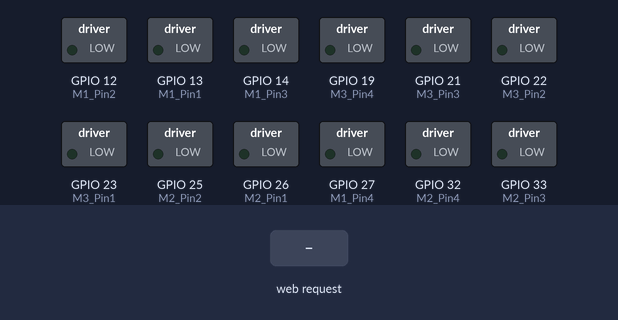
Bench run of a sketch on a simulated ESP32. On the bench: switched loads named in the sketch (green lamp = pin HIGH). The inputs (shaded band) are chosen by the test bench. WiFi joins after 1.5 s; servers stay silent unless stated; what the sketch prints to the serial monitor is not drawn.

Above: at 2.7 s.
2.8 s: HTTP request GET /m1cw received
At 3.05 s:
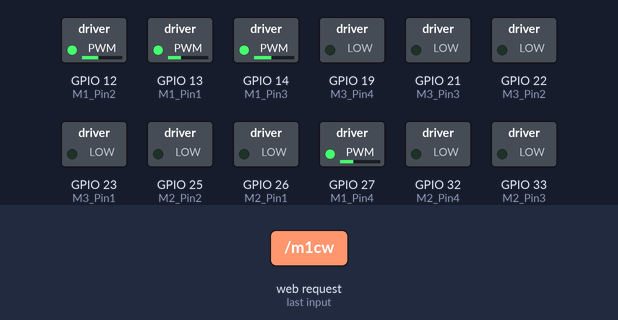
5.8 s: HTTP request GET /m1stop received
At 6.5 s:
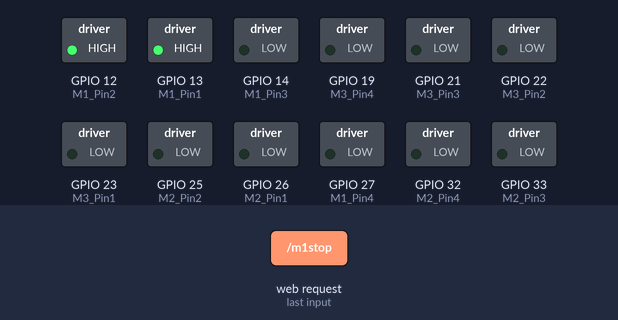
7.3 s: HTTP request GET /m1ccw received
10.3 s: HTTP request GET /m2cw received
At 10.74 s:
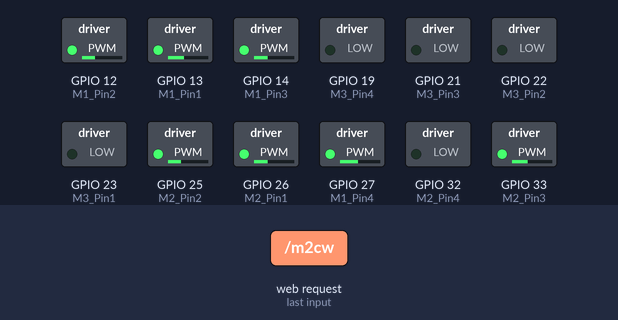
13.3 s: HTTP request GET /m2stop received
At 13.47 s:
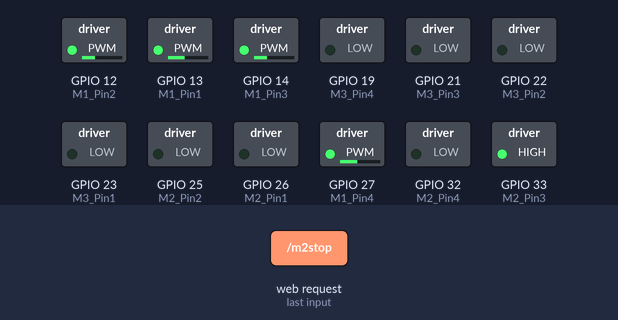
16.3 s: HTTP request GET /m2ccw received
Timing chart, 0 to 20.3 s (numbered marks = the images above; inputs shaded):
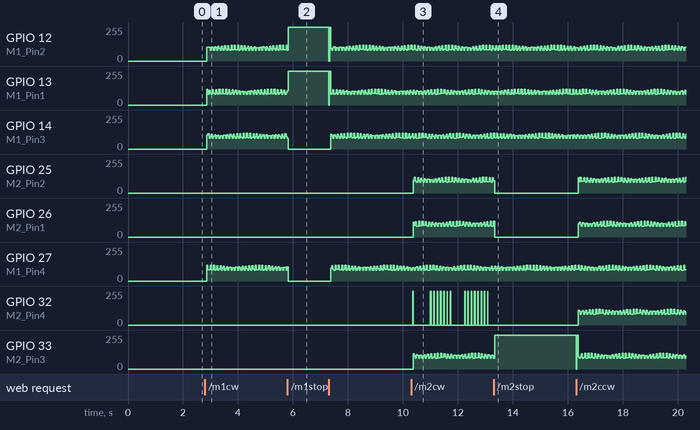

Measured:
- after the input at 13.3 s, GPIO 32 (M2_Pin4): stops changing and stays 0/255

The sketch:

web-3StepperMotor.ino
```cpp
#include <WiFi.h>
#include <WebServer.h>
#include <ESPmDNS.h>

// WIFI
const char* ssid = "BKSZCDKA2";
const char* password = "Tavasz08";

WebServer server(80);

// ===== MOTOR PINOK =====
// Motor 1
int M1_Pin1 = 13;
int M1_Pin2 = 12;
int M1_Pin3 = 14;
int M1_Pin4 = 27;

// Motor 2
int M2_Pin1 = 26;
int M2_Pin2 = 25;
int M2_Pin3 = 33;
int M2_Pin4 = 32;

// Motor 3
int M3_Pin1 = 23;
int M3_Pin2 = 22;
int M3_Pin3 = 21;
int M3_Pin4 = 19;

// ===== LÉPÉSSOR =====
int pole1[] ={0,0,0,0, 0,1,1,1, 0};//pole1, 8 step values
int pole2[] ={0,0,0,1, 1,1,0,0, 0};//pole2, 8 step values
int pole3[] ={0,1,1,1, 0,0,0,0, 0};//pole3, 8 step values
int pole4[] ={1,1,0,0, 0,0,0,1, 0};//pole4, 8 step values


// ===== ÁLLAPOTOK =====
int step1 = 0, dir1 = 0;
int step2 = 0, dir2 = 0;
int step3 = 0, dir3 = 0;

String m1State = "STOP";
String m2State = "STOP";
String m3State = "STOP";

// ===== STEPPER VEZÉRLÉS =====
void driveStepper(int p1, int p2, int p3, int p4, int c){
  digitalWrite(p1, pole1[c]);
  digitalWrite(p2, pole2[c]);
  digitalWrite(p3, pole3[c]);
  digitalWrite(p4, pole4[c]);
}

// ===== WEB OLDAL =====
String htmlPage(){
  String html = "<!DOCTYPE html>";
  html += "<html lang='hu'>";
  html += "<head>";
  html += "<meta charset='UTF-8'>";
  html += "<meta name='viewport' content='width=device-width, initial-scale=1.0'>";
  html += "<title>Shivraj Control</title>";

  html += "<style>";
  html += "body{margin:0;padding:0;background-color:deepskyblue;}";
  html += "main{padding:20px;justify-items:center;border:3px solid black;border-radius:15px;background-color:rgb(0,159,212);}";
  html += "a{margin:10px;}";
  html += "h2{text-align:center;}";
  html += "button{height:75%;width:75%;}";
  html += "#megy,#mketto,#mharom{border:2px black dashed;padding:10px;margin:10px;text-align:center;}";
  html += "</style>";

  html += "</head>";
  html += "<body>";

  html += "<main>";
  html += "<h1>3 Stepper Motor Control</h1>";

  // Motor 1
  html += "<div id='megy'>";
  html += "<h2>Motor 1</h2>";
  html += "<a href='/m1cw'><button>CW</button></a>";
  html += "<a href='/m1ccw'><button>CCW</button></a>";
  html += "<a href='/m1stop'><button>STOP</button></a>";
  html += "<br><hr>";
  html += "<p>Állapot: " + m1State + "</p>";
  html += "</div>";

  // Motor 2
  html += "<div id='mketto'>";
  html += "<h2>Motor 2</h2>";
  html += "<a href='/m2cw'><button>CW</button></a>";
  html += "<a href='/m2ccw'><button>CCW</button></a>";
  html += "<a href='/m2stop'><button>STOP</button></a>";
  html += "<br><hr>";
  html += "<p>Állapot: " + m2State + "</p>";
  html += "</div>";

  // Motor 3
  html += "<div id='mharom'>";
  html += "<h2>Motor 3</h2>";
  html += "<a href='/m3cw'><button>CW</button></a>";
  html += "<a href='/m3ccw'><button>CCW</button></a>";
  html += "<a href='/m3stop'><button>STOP</button></a>";
  html += "<br><hr>";
  html += "<p>Állapot: " + m3State + "</p>";
  html += "</div>";
  html += "</main>";
  html += "</body></html>";

  return html;
}
void handleRoot(){

  server.send(200, "text/html", htmlPage());
}

// ===== PARANCSOK =====
void setupRoutes(){
  server.on("/", handleRoot);

  // MOTOR 1
  server.on("/m1cw", [](){ dir1 = 1; handleRoot();m1State = "CW";server.send(200, "text/html", htmlPage()); });
  server.on("/m1ccw", [](){ dir1 = -1; handleRoot();m1State = "CCW";server.send(200, "text/html", htmlPage()); });
  server.on("/m1stop", [](){ dir1 = 0; handleRoot();m1State = "STOP";server.send(200, "text/html", htmlPage()); });

  // MOTOR 2
  server.on("/m2cw", [](){ dir2 = 1; handleRoot();m2State = "CW";server.send(200, "text/html", htmlPage()); });
  server.on("/m2ccw", [](){ dir2 = -1; handleRoot();m2State = "CCW";server.send(200, "text/html", htmlPage()); });
  server.on("/m2stop", [](){ dir2 = 0; handleRoot();m2State = "STOP";server.send(200, "text/html", htmlPage()); });

  // MOTOR 3
  server.on("/m3cw", [](){ dir3 = 1; handleRoot();m3State = "CW";server.send(200, "text/html", htmlPage()); });
  server.on("/m3ccw", [](){ dir3 = -1; handleRoot();m3State = "CCW";server.send(200, "text/html", htmlPage()); });
  server.on("/m3stop", [](){ dir3 = 0; handleRoot();m3State = "STOP";server.send(200, "text/html", htmlPage()); });
}

void handleNotFound() {
  String message = "File Not Found\n\n";
  message += "URI: ";
  message += server.uri();
  message += "\nMethod: ";
  message += (server.method() == HTTP_GET) ? "GET" : "POST";
  message += "\nArguments: ";
  message += server.args();
  message += "\n";

  for (uint8_t i = 0; i < server.args(); i++) {
    message += " " + server.argName(i) + ": " + server.arg(i) + "\n";
  }
  server.send(404, "text/plain", message);
}
//end of handleNotFound()

// ===== SETUP =====
void setup(){
  Serial.begin(115200);
  Serial.println("Shivraj Control");

  // PIN MODES
  int pins[] = {
    M1_Pin1,M1_Pin2,M1_Pin3,M1_Pin4,
    M2_Pin1,M2_Pin2,M2_Pin3,M2_Pin4,
    M3_Pin1,M3_Pin2,M3_Pin3,M3_Pin4
  };
  for(int i=0;i<12;i++) pinMode(pins[i], OUTPUT);

  // WIFI
  WiFi.mode(WIFI_STA);
  WiFi.begin(ssid, password);
  Serial.println("");

  while(WiFi.status() != WL_CONNECTED){
    delay(500);
    Serial.print(".");
  }

  Serial.println("");
  Serial.print("Connected to ");
  Serial.println(ssid);
  Serial.print("IP address: http://");
  Serial.println(WiFi.localIP());

  // MDNS
  if (MDNS.begin("shivraj")) {
    Serial.println("MDNS responder started");
    Serial.println("access via http://shivraj.local");
  }

  setupRoutes();
  server.on("/", handleRoot);
  server.onNotFound(handleNotFound);
  server.begin();
  Serial.println("HTTP server started");
}

// ===== LOOP =====
void loop(){
  server.handleClient();

  // MOTOR 1
  if(dir1 != 0){
    step1 += dir1;
    if(step1 > 7) step1 = 0;
    if(step1 < 0) step1 = 7;
    driveStepper(M1_Pin1,M1_Pin2,M1_Pin3,M1_Pin4,step1);
  }

  // MOTOR 2
  if(dir2 != 0){
    step2 += dir2;
    if(step2 > 7) step2 = 0;
    if(step2 < 0) step2 = 7;
    driveStepper(M2_Pin1,M2_Pin2,M2_Pin3,M2_Pin4,step2);
  }

  // MOTOR 3
  if(dir3 != 0){
    step3 += dir3;
    if(step3 > 7) step3 = 0;
    if(step3 < 0) step3 = 7;
    driveStepper(M3_Pin1,M3_Pin2,M3_Pin3,M3_Pin4,step3);
  }

  delay(2);
}
```
